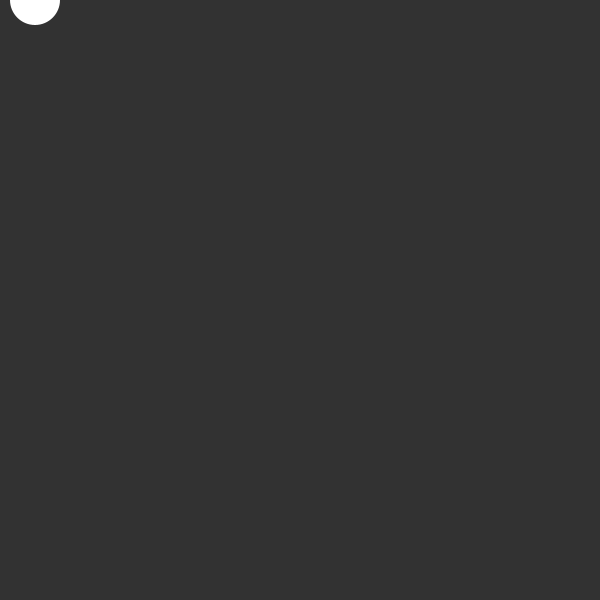
Frame 1 (no input)
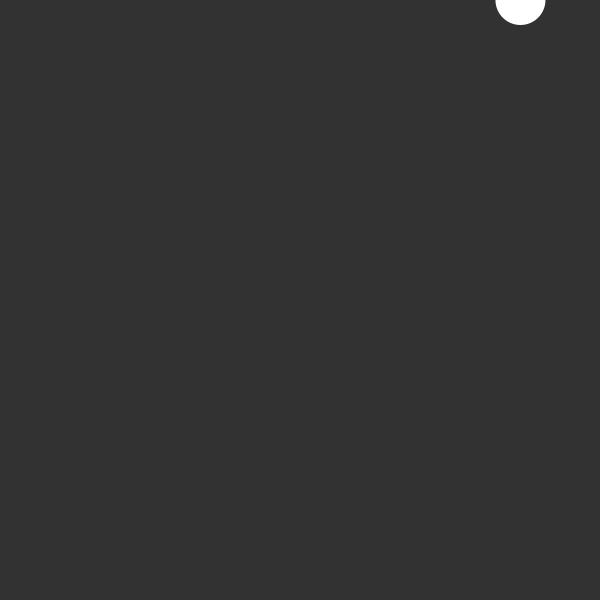
Frame 60 (the mouse pressed at the canvas centre just before this capture)
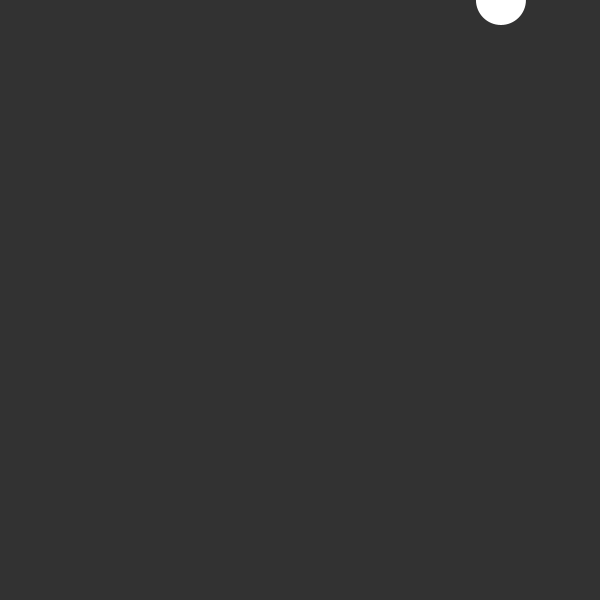
Frame 120 (the mouse held since frame 60 and released just before this capture)

The Processing sketch that drew these frames (run headless with seeded random() and noise(); from frame 60 on, the mouse is pressed at the canvas centre):

// Processing sketch: TimingTrigonometricOscillation
// ── TimingTrigonometricOscillation.pde
float x ;
float y;
float easing = 0.05;
float xSpeed = 5;
int size=50;
float totalTime = 3;

void setup() {
  size(600, 600); 
  noStroke();  
}
void draw() { 
  background(50);
  
  float targetX = width;
  float dx = targetX - x;
  x += dx * easing;
  
  
    x = x + xSpeed;
  ellipse(x, y, 50, 50);
   if(x > width-size/2 || x< size/2){
    xSpeed = xSpeed*-1;
}
if(targetX<= width){
  totalTime=3;
}
}
